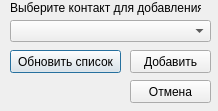
<?xml version="1.0" encoding="UTF-8"?>
<ui version="4.0">
 <class>Add_Contact_Dlg</class>
 <widget class="QDialog" name="Add_Contact_Dlg">
  <property name="windowModality">
   <enum>Qt::WindowModal</enum>
  </property>
  <property name="geometry">
   <rect>
    <x>0</x>
    <y>0</y>
    <width>218</width>
    <height>111</height>
   </rect>
  </property>
  <property name="minimumSize">
   <size>
    <width>218</width>
    <height>111</height>
   </size>
  </property>
  <property name="maximumSize">
   <size>
    <width>218</width>
    <height>111</height>
   </size>
  </property>
  <property name="windowTitle">
   <string>Добавить контакт</string>
  </property>
  <widget class="QLabel" name="selector_label">
   <property name="geometry">
    <rect>
     <x>10</x>
     <y>0</y>
     <width>191</width>
     <height>16</height>
    </rect>
   </property>
   <property name="text">
    <string>Выберите контакт для добавления</string>
   </property>
  </widget>
  <widget class="QComboBox" name="selector">
   <property name="geometry">
    <rect>
     <x>10</x>
     <y>20</y>
     <width>201</width>
     <height>22</height>
    </rect>
   </property>
  </widget>
  <widget class="QPushButton" name="btn_refresh">
   <property name="geometry">
    <rect>
     <x>10</x>
     <y>50</y>
     <width>111</width>
     <height>23</height>
    </rect>
   </property>
   <property name="text">
    <string>Обновить список</string>
   </property>
  </widget>
  <widget class="QPushButton" name="btn_ok">
   <property name="geometry">
    <rect>
     <x>130</x>
     <y>50</y>
     <width>81</width>
     <height>23</height>
    </rect>
   </property>
   <property name="text">
    <string>Добавить</string>
   </property>
  </widget>
  <widget class="QPushButton" name="btn_cancel">
   <property name="geometry">
    <rect>
     <x>130</x>
     <y>80</y>
     <width>81</width>
     <height>23</height>
    </rect>
   </property>
   <property name="text">
    <string>Отмена</string>
   </property>
  </widget>
 </widget>
 <resources/>
 <connections/>
 <designerdata>
  <property name="gridDeltaX">
   <number>10</number>
  </property>
  <property name="gridDeltaY">
   <number>10</number>
  </property>
  <property name="gridSnapX">
   <bool>true</bool>
  </property>
  <property name="gridSnapY">
   <bool>true</bool>
  </property>
  <property name="gridVisible">
   <bool>true</bool>
  </property>
 </designerdata>
</ui>
